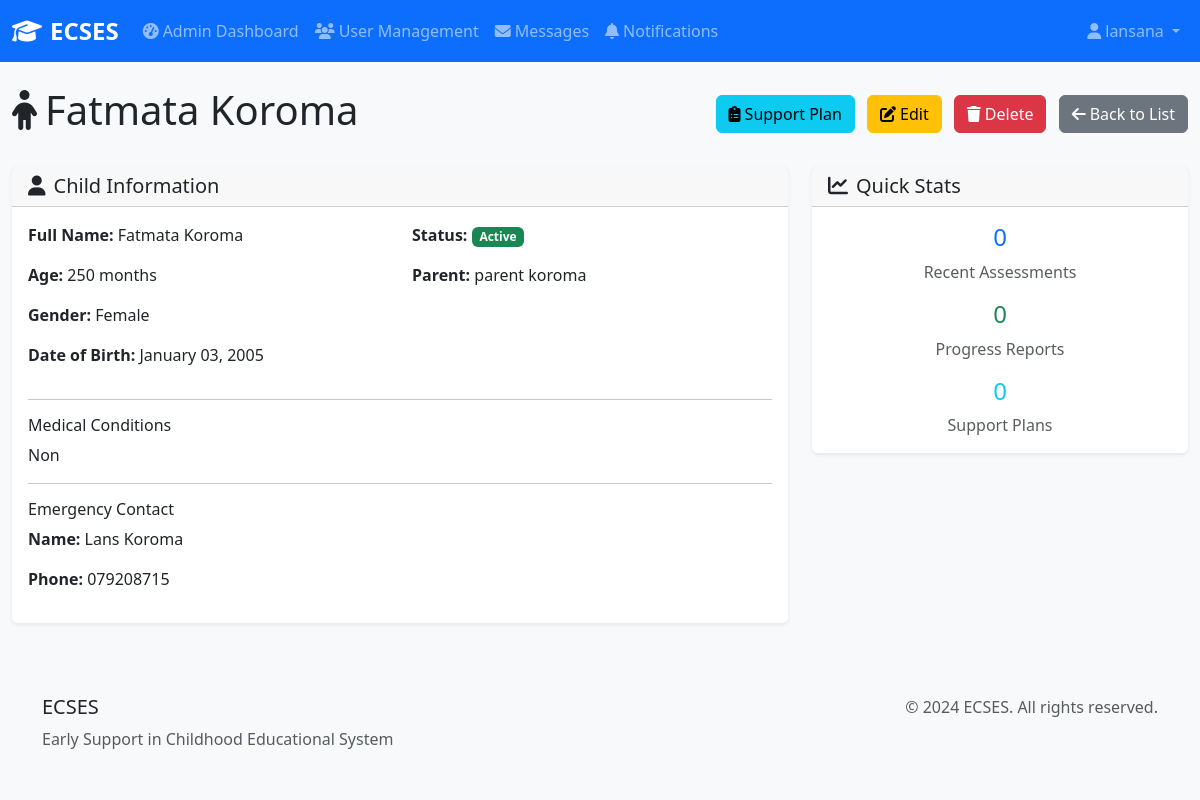
The app's page /earlycare/child/2/ (signed in), older data.
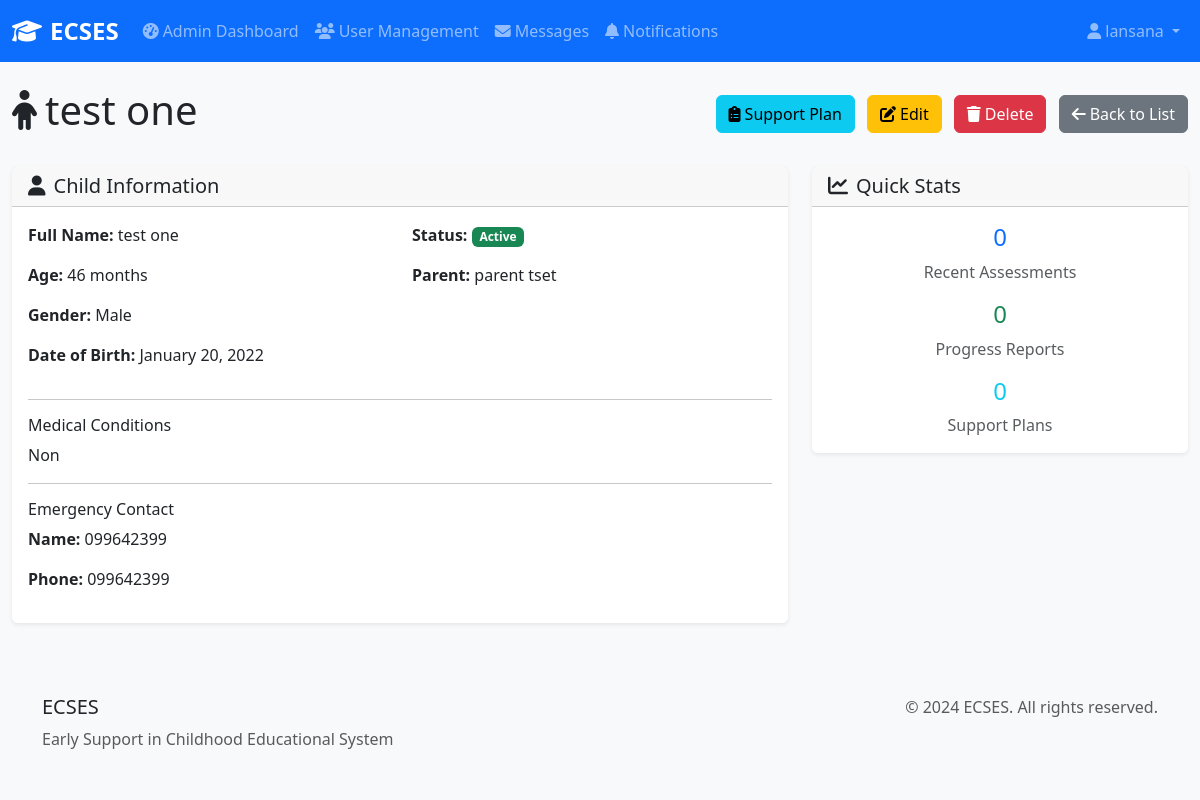
The same page, newer data.
### earlycare/models.py (models this page shows, shortened)
class Child(models.Model):
    GENDER_CHOICES = [
        ('M', 'Male'),
        ('F', 'Female'),
        ('O', 'Other'),
    ]
    first_name = models.CharField(max_length=100)
    last_name = models.CharField(max_length=100)
    date_of_birth = models.DateField()
    gender = models.CharField(max_length=1, choices=GENDER_CHOICES)
    parent = models.ForeignKey(User, on_delete=models.CASCADE, related_name='children')
    teacher = models.ForeignKey(User, on_delete=models.SET_NULL, null=True, blank=True, related_name='assigned_children', default=None)
    medical_conditions = models.TextField(blank=True, help_text="Any medical conditions or special needs")
    emergency_contact = models.CharField(max_length=100, blank=True)
    emergency_phone = models.CharField(max_length=15, blank=True)
    created_at = models.DateTimeField(auto_now_add=True)
    updated_at = models.DateTimeField(auto_now=True)
    is_active = models.BooleanField(default=True)
    class Meta:
        verbose_name = "Child"
        verbose_name_plural = "Children"
        ordering = ['last_name', 'first_name']
    @property
    def age_in_months(self):
        from datetime import date
        today = date.today()
        return (today.year - self.date_of_birth.year) * 12 + (today.month - self.date_of_birth.month)

### earlycare/views.py (the view)
# urls.py: path('child/<int:child_id>/', views.child_detail, name='child_detail'),
@login_required
def child_detail(request, child_id):
    child = get_object_or_404(Child, id=child_id)
    if not can_view_child(request.user, child):
        messages.error(request, 'You do not have permission to view this child.')
        return redirect('earlycare:child_list')
    recent_assessments = Assessment.objects.filter(child=child).order_by('-assessment_date')[:5]
    try:
        support_plan = child.support_plan
    except SupportPlan.DoesNotExist:
        support_plan = None
    recent_reports = ProgressReport.objects.filter(child=child).order_by('-report_date')[:5]
    context = {
        'child': child,
        'recent_assessments': recent_assessments,
        'support_plan': support_plan,
        'recent_reports': recent_reports,
        'can_edit': can_edit_child(request.user, child),
        'can_delete': can_delete_child(request.user, child),
        'can_create_assessment': can_create_assessment(request.user, child),
        'can_create_support_plan': can_create_support_plan(request.user, child),
        'can_create_progress_report': can_create_progress_report(request.user, child),
    }
    return render(request, 'earlycare/child/detail.html', context)

### earlycare/permissions.py (called while the page is built)
def can_view_child(user, child):
    if not user.is_authenticated:
        return False
    if user.is_superuser or (hasattr(user, 'userprofile') and user.userprofile.role == 'admin'):
        return True
    if hasattr(user, 'userprofile') and user.userprofile.role == 'parent':
        return child.parent == user
    if hasattr(user, 'userprofile') and user.userprofile.role == 'teacher':
        return child.teacher == user
    return False

def can_edit_child(user, child):
    if not user.is_authenticated:
        return False
    if user.is_superuser or (hasattr(user, 'userprofile') and user.userprofile.role == 'admin'):
        return True
    if hasattr(user, 'userprofile') and user.userprofile.role == 'parent':
        return child.parent == user
    if hasattr(user, 'userprofile') and user.userprofile.role == 'teacher':
        return child.teacher == user
    return False

def can_create_assessment(user, child):
    if not user.is_authenticated:
        return False
    if user.is_superuser or (hasattr(user, 'userprofile') and user.userprofile.role in ['admin', 'teacher']):
        return can_view_child(user, child)
    return False

### templates/earlycare/child/detail.html (shortened to what the changed rows need)
{% extends 'base.html' %}
{% load static %}
{% block content %}
<div class="row">
    <div class="col-12">
        <div class="d-flex justify-content-between align-items-center mb-4">
            <h1>
                <i class="fas fa-child me-2"></i>{{ child.first_name }} {{ child.last_name }}
            </h1>
            <div>
                {% if can_create_support_plan %}
                <a href="{% url 'earlycare:support_plan' child.id %}" class="btn btn-info me-2">
                </a>
                {% endif %}
                {% if can_edit %}
                <a href="{% url 'earlycare:child_edit' child.id %}" class="btn btn-warning me-2">
                </a>
                {% endif %}
                {% if can_delete %}
                <a href="{% url 'earlycare:child_delete' child.id %}" class="btn btn-danger me-2">
                </a>
                {% endif %}
                <a href="{% url 'earlycare:child_list' %}" class="btn btn-secondary">
                </a>
            </div>
        </div>
    </div>
</div>
<div class="row mb-4">
    <div class="col-md-8">
        <div class="card">
            <div class="card-body">
                <div class="row">
                    <div class="col-md-6">
                        <p><strong>Full Name:</strong> {{ child.first_name }} {{ child.last_name }}</p>
                        <p><strong>Age:</strong> {{ child.age_in_months }} months</p>
                        <p><strong>Gender:</strong> {{ child.get_gender_display }}</p>
                        <p><strong>Date of Birth:</strong> {{ child.date_of_birth|date:"F d, Y" }}</p>
                    </div>
                    <div class="col-md-6">
                        <p><strong>Status:</strong>
                            <span class="badge bg-{% if child.is_active %}success{% else %}secondary{% endif %}">
                            </span>
                        </p>
                        {% if child.parent %}
                        <p><strong>Parent:</strong> {{ child.parent.get_full_name|default:child.parent.username }}</p>
                        {% endif %}
                    </div>
                </div>
                {% if child.medical_conditions %}
                <hr>
                <h6>Medical Conditions</h6>
                <p>{{ child.medical_conditions }}</p>
                {% endif %}
                {% if child.emergency_contact %}
                <hr>
                <h6>Emergency Contact</h6>
                <p><strong>Name:</strong> {{ child.emergency_contact }}</p>
                {% if child.emergency_phone %}
                <p><strong>Phone:</strong> {{ child.emergency_phone }}</p>
                {% endif %}
                {% endif %}
            </div>
        </div>
    </div>
</div>
{% endblock %}

Row changes from the older to the newer data that the page shows:
changed Child "Non": first_name "Fatmata" → "test"; last_name "Koroma" → "one"; age_in_months "250" → "46"; gender "Female" → "Male"; date_of_birth "January 03, 2005" → "January 20, 2022"; parent.get_full_name "parent koroma" → "parent tset"; emergency_contact "Lans Koroma" → "099642399"; emergency_phone "079208715" → "099642399"
